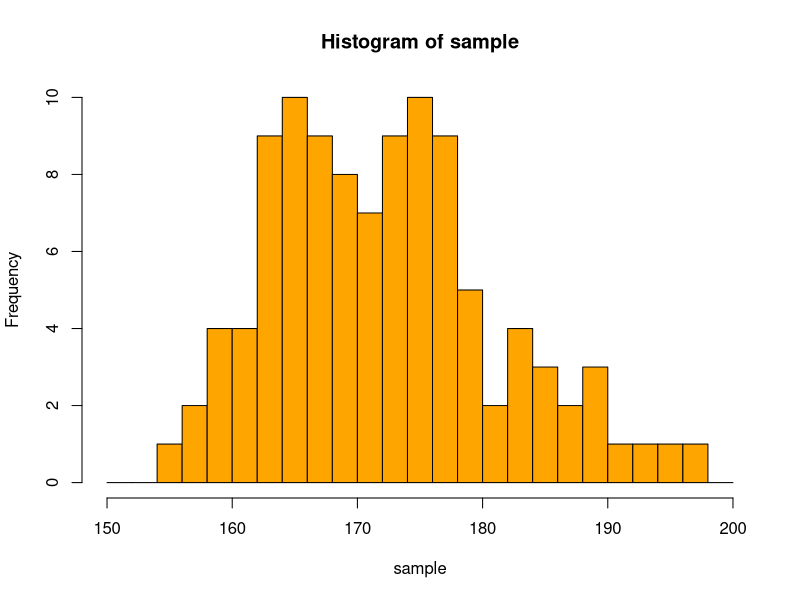
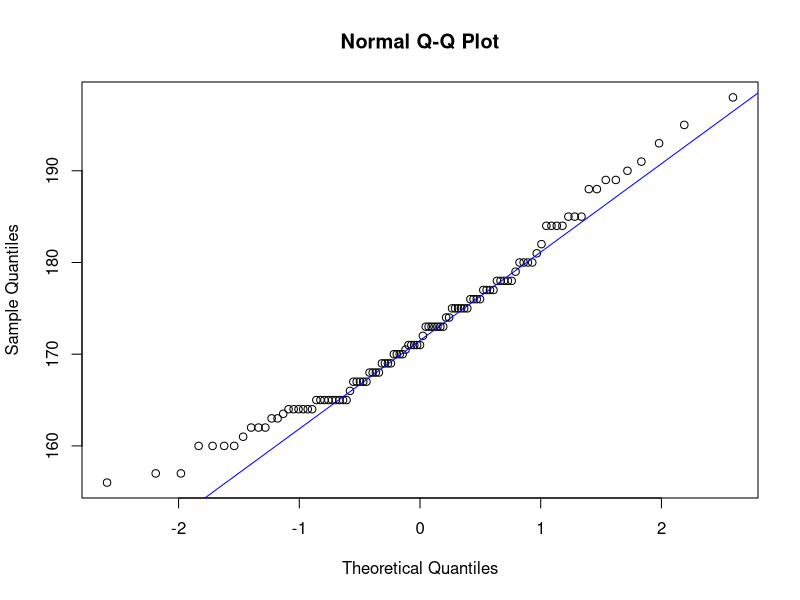
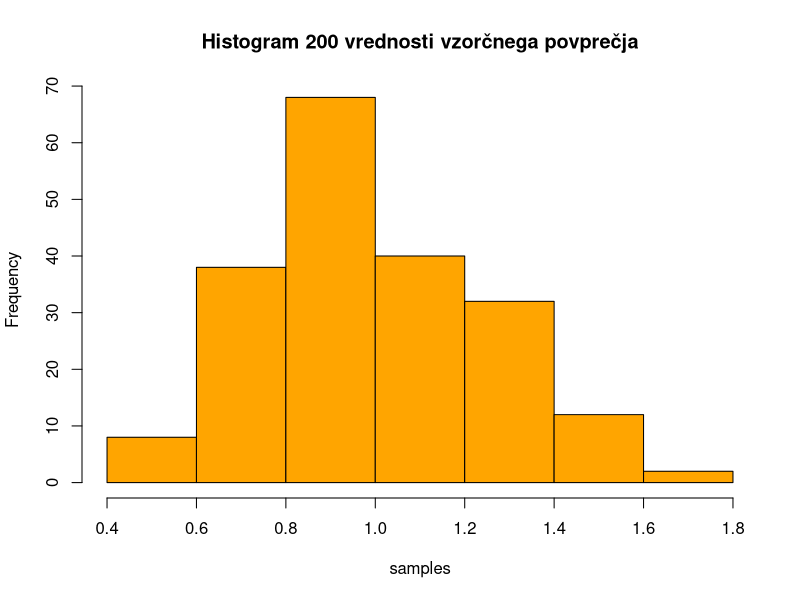

Write R code to recreate these figures, in order.
## ---- chunk 1
library(tidyverse)
library(pwr)
## ---- chunk 2
# helper function
matDisp <- function(namedVec) {
  names <- names(namedVec)
  vec <- setNames(namedVec, NULL)
  matrix(vec, dimnames = list(names, "Vrednost"))
}
## ---- chunk 3
data <- read.delim("data.txt")
## ---- chunk 4
x <- 2
z <- 8

my.data <- data[unique(c(seq(x, nrow(data), 10), seq(z, nrow(data), 10))), ] %>%
  as.data.frame()
nrow(my.data)
## ---- chunk 5
# find Cohens d for t test
sample      <- my.data$Height
sample_mean <- mean(sample)
sample_sd   <- sd(sample)

val_d <- (sample_mean - 170) / sample_sd

t_test <- pwr.t.test(
  d = val_d,
  sig.level = 0.05,
  n = 105,
  type = "one.sample",
  alternative = "two.sided"
)
t_test
## ---- chunk 6
matDisp(namedVec = c(
  "Populacijsko povprečje" = mean(data$Height),
  "Vzorcno povprečje" = sample_mean,
  "Vzorčni standardni odklon" = sample_sd
))
## ---- chunk 7
hist(sample, breaks = seq(150, 200, 2), col = "orange")
## ---- chunk 8
qqnorm(sample, col = "black")
qqline(sample, col = "blue")
## ---- chunk 9
n <- 200
samples <- matrix(0, nrow = n, ncol = 1)

for (i in 1:n) {
  binom_sample <- rgeom(n = 30, p = 0.5)
  samples[i, ] <- mean(binom_sample)
}

hist(samples, main = "Histogram 200 vrednosti vzorčnega povprečja", col = "orange")
## ---- chunk 10
p <- 0.5
Ex <- 1 / p
VarX <- (1 - p) / p**p

matDisp(namedVec = c(
  "Pričakovana vrednost" = Ex,
  "Varianca" = VarX
))
## ---- chunk 11
Me <- median(samples)
X_bar <- mean(samples)

matDisp(namedVec = c(
  "Mediana" = Me,
  "Aritmetično povprečje" = X_bar,
  "Razlika" = sqrt((Me - X_bar)**2)
))
## ---- chunk 12
n <- 50
avg_B <- 5; avg_A <- 13
sd_B  <- 1;  sd_A <- 2

s_B <- rnorm(n = n, mean = avg_B, sd = sd_B)
s_A <- rnorm(n = n, mean = avg_A, sd = sd_A)
## ---- chunk 13
t.test(
  x = s_B,
  y = s_A,
  paired = FALSE,
  alternative = "two.sided"
)
## ---- chunk 14
pwr.t.test(
  d = (avg_B - avg_A) / sd_B,
  sig.level = 0.01,  # alpha
  n = n,
  type = "two.sample",
  alternative = "two.sided"
)
